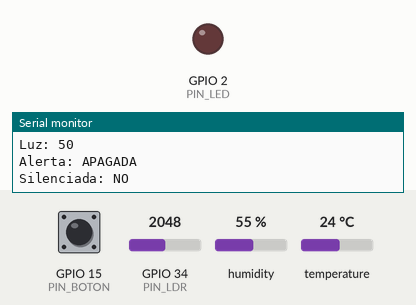
This program was run on a simulated ESP32. On the bench: output pins drawn as LEDs (lit = HIGH), the last lines printed to the serial monitor. The test bench sets the inputs (shaded band); at power-on: temperature 24 °C, GPIO 15 (PIN_BOTON) HIGH, GPIO 34 (PIN_LDR) = 2048, humidity 55 %. WiFi joins after 1.5 s; servers stay silent unless stated.

Above: at 2.7 s.
2.8 s: temperature set to 29.3 °C
4.7 s: temperature set to 30.8 °C
At 6.8 s:
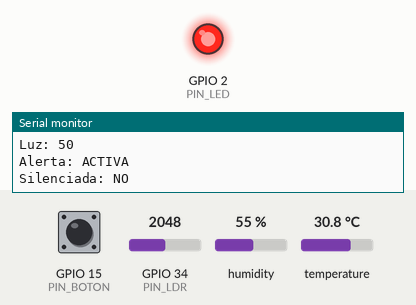
7.1 s: GPIO 15 (PIN_BOTON) pulled LOW for 0.15 s
At 7.5 s:
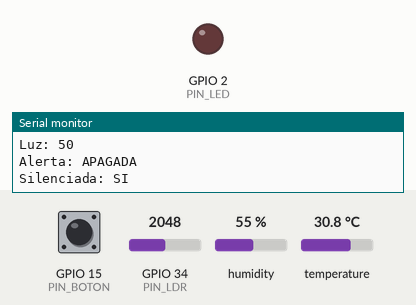
Timing chart, 0 to 10.1 s (numbered marks = the images above; inputs shaded):
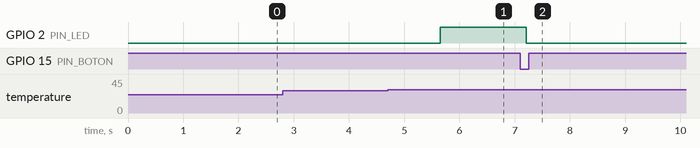

The program:

main.cpp
```cpp
/**
 * @file    main.cpp
 * @brief   Punto de entrada del sistema de monitoreo ambiental con ESP32.
 *
 * Integra los módulos de hardware (LED, botón, LDR, DHT22) con los servicios
 * de red (WiFi y ThingSpeak) para:
 *   - Leer temperatura, humedad y luz ambiente de forma periódica.
 *   - Activar un LED de alerta cuando la temperatura supera el umbral definido.
 *   - Permitir silenciar la alerta mediante un botón físico con debounce.
 *   - Publicar los datos de sensores en ThingSpeak cada INTERVALO_ENVIO ms.
 *
 * Dependencias: Config.h, MisClases.h
 */

#include <Arduino.h>
#include "Config.h"
#include "MisClases.h"


// ======================================================
// INSTANCIAS DE OBJETOS
// Cada objeto encapsula un periférico o servicio.
// Los pines y credenciales provienen de Config.h.
// ======================================================

Led              led(PIN_LED);                     ///< LED de alerta en GPIO PIN_LED.
Boton            boton(PIN_BOTON);                 ///< Pulsador de silencio en GPIO PIN_BOTON.
LDR              ldr(PIN_LDR);                     ///< Fotoresistor en GPIO analógico PIN_LDR.
SensorDHT        sensorDHT(PIN_DHT);               ///< Sensor DHT22 de temperatura/humedad en GPIO PIN_DHT.
ConexionWiFi     wifi(WIFI_SSID, WIFI_PASSWORD);   ///< Gestor de conectividad WiFi.
ThingSpeakClient thingSpeak(TS_SERVER, TS_API_KEY); ///< Cliente HTTP para publicar en ThingSpeak.


// ======================================================
// VARIABLES GLOBALES DE ESTADO
// ======================================================

/** Indica si la alerta de temperatura está actualmente activa. */
bool alertaActiva = false;

/**
 * Bandera de silencio activada por el botón.
 * Impide que la alerta se reactive mientras la temperatura siga alta.
 * Se limpia automáticamente cuando la temperatura vuelve a bajar
 * del umbral TEMP_ALERTA, permitiendo futuros disparos.
 */
bool alertaSilenciada = false;

/** Marca de tiempo (ms) del último envío exitoso a ThingSpeak. */
unsigned long ultimoEnvio = 0;


// ======================================================
// SETUP
// Inicialización de hardware y conexión de red.
// Se ejecuta una sola vez al arrancar el ESP32.
// ======================================================

void setup() {

  Serial.begin(SERIAL_BAUDRATE); // Iniciar puerto serie para depuración.

  led.begin();       // Configurar GPIO del LED como salida (apagado).
  boton.begin();     // Configurar GPIO del botón con pull-up interno.
  ldr.begin();       // Configurar GPIO del LDR como entrada analógica.
  sensorDHT.begin(); // Iniciar comunicación 1-Wire con el DHT22.

  wifi.conectar();   // Conectar a la red WiFi; espera hasta 20 s.

  Serial.println("Sistema iniciado");
}


// ======================================================
// LOOP
// Ciclo principal de control del sistema.
// Se ejecuta de forma continua a una cadencia aproximada de 100 ms.
// ======================================================

void loop() {

  // Reconectar WiFi si la conexión se perdió desde el ciclo anterior.
  wifi.reconectar();


  // ==========================================
  // LECTURA DEL BOTÓN
  // Se evalúa fuera del bloque DHT para no
  // perder el pulso del usuario durante los
  // retardos de lectura del sensor.
  // ==========================================
  if (boton.fuePulsado()) {

    // El usuario silencia la alerta: apagar LED y bloquear reactivación.
    alertaActiva     = false;
    alertaSilenciada = true;

    led.apagar();

    Serial.println("Alerta reiniciada por botón");
  }


  // ==========================================
  // LECTURA DE SENSORES (DHT22 y LDR)
  // sensorDHT.leer() devuelve false si todos
  // los reintentos fallaron; en ese caso se
  // omite el procesamiento de este ciclo.
  // ==========================================
  if (sensorDHT.leer()) {

    float temperatura = sensorDHT.getTemperatura(); // Temperatura en °C.
    float humedad     = sensorDHT.getHumedad();     // Humedad relativa en %.
    int   luz         = ldr.leerPorcentaje();        // Nivel de luz en % (0–100).


    // ==========================================
    // GESTIÓN DE LA LÓGICA DE ALERTA
    //
    // Regla de activación:
    //   - temperatura > TEMP_ALERTA  → activa alerta (si no está silenciada).
    //   - temperatura ≤ TEMP_ALERTA  → desactiva alerta y limpia el silencio,
    //                                  habilitando futuros disparos automáticos.
    // ==========================================

    if (temperatura <= TEMP_ALERTA) {

      // Temperatura dentro del rango normal: restablecer estado de alerta.
      alertaSilenciada = false;
      alertaActiva     = false;

    } else {

      // Temperatura sobre el umbral: activar alerta solo si no fue silenciada.
      if (!alertaSilenciada) {
        alertaActiva = true;
      }
    }


    // ==========================================
    // CONTROL DEL LED DE ALERTA
    // Refleja el estado de alertaActiva en el hardware.
    // ==========================================
    if (alertaActiva) {
      led.encender();
    } else {
      led.apagar();
    }


    // ==========================================
    // REPORTE POR PUERTO SERIE
    // Útil para depuración y verificación en tiempo real.
    // ==========================================
    Serial.println("==============");

    Serial.print("Temperatura: ");
    Serial.print(temperatura);
    Serial.println(" °C");

    Serial.print("Humedad: ");
    Serial.print(humedad);
    Serial.println(" %");

    Serial.print("Luz: ");
    Serial.println(luz);

    Serial.print("Alerta: ");

    if (alertaActiva) {
      Serial.println("ACTIVA");
    } else {
      Serial.println("APAGADA");
    }

    Serial.print("Silenciada: ");
    Serial.println(alertaSilenciada ? "SI" : "NO");


    // ==========================================
    // ENVÍO A THINGSPEAK
    // Se respeta el intervalo mínimo para no
    // superar el límite de peticiones de la
    // cuenta gratuita (1 envío cada 15 s).
    // ==========================================
    if (millis() - ultimoEnvio >= INTERVALO_ENVIO) {

      thingSpeak.enviar(luz, temperatura, humedad); // Publicar los tres campos.

      ultimoEnvio = millis(); // Actualizar marca de tiempo del último envío.
    }
  }

  delay(100); // Pausa de 100 ms para reducir carga de CPU y estabilizar lecturas.
}
```

Config.h
```cpp
/**
 * @file    Config.h
 * @brief   Parámetros de configuración global del sistema de monitoreo ambiental.
 *
 * Centraliza todas las credenciales de red, claves de API, asignación de pines
 * y constantes de comportamiento del sistema. Modificar únicamente este archivo
 * para adaptar el proyecto a un entorno diferente, sin tocar la lógica principal.
 */

#ifndef CONFIG_H
#define CONFIG_H


// ============================================================
// RED WiFi
// Credenciales de la red inalámbrica a la que se conectará el ESP32.
// ============================================================

/** SSID (nombre) de la red WiFi. Usar "Wokwi-GUEST" en simulación. */
const char* WIFI_SSID     = "Wokwi-GUEST";

/** Contraseña de la red WiFi. Dejar vacío para redes abiertas. */
const char* WIFI_PASSWORD = "";


// ============================================================
// THINGSPEAK
// Parámetros de la plataforma IoT para el envío de datos en la nube.
// ============================================================

/** URL del endpoint HTTP de actualización de ThingSpeak. */
const char* TS_SERVER  = "http://api.thingspeak.com/update";

/** API Key de escritura del canal ThingSpeak. Única por canal. */
const char* TS_API_KEY = "F5YYVEKP9051VYJF";


// ============================================================
// PINES ESP32
// Asignación de GPIO para cada periférico del sistema.
// ============================================================

/** GPIO analógico (ADC) conectado al divisor de tensión del LDR. */
#define PIN_LDR    34

/** GPIO de datos del sensor de temperatura/humedad DHT22. */
#define PIN_DHT     4

/** GPIO de salida para el LED de alerta. */
#define PIN_LED     2

/** GPIO de entrada para el botón de silencio de alerta (pull-up interno). */
#define PIN_BOTON  15


// ============================================================
// PARÁMETROS DEL SISTEMA
// Constantes que controlan el comportamiento general del firmware.
// ============================================================

/** Velocidad de comunicación serie en baudios (bits por segundo). */
#define SERIAL_BAUDRATE   115200

/**
 * Intervalo mínimo entre envíos a ThingSpeak (en milisegundos).
 * ThingSpeak impone un límite de un envío cada 15 s en cuentas gratuitas.
 * Valor actual: 20 000 ms = 20 s.
 */
#define INTERVALO_ENVIO   20000UL

/**
 * Temperatura umbral de alerta en grados Celsius.
 * Cuando la lectura del DHT22 supera este valor, se activa el LED.
 */
#define TEMP_ALERTA       30.0f


#endif // CONFIG_H
```

Source omitted: MisClases.h (12676 bytes)

Measured:
- the behaviour switches between 30 and 30.1 °C on temperature (found by bisection; images 0 and 1)
- after the input at 4.7 s, GPIO 2 (PIN_LED): LOW → HIGH after 0.96 s
- after the input at 7.1 s, GPIO 2 (PIN_LED): HIGH → LOW after 0.11 s
